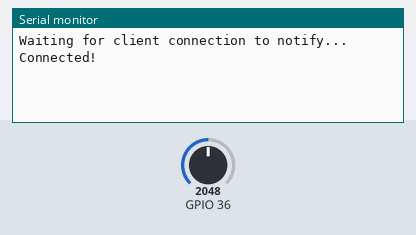
A sketch run on a simulated ESP32. Parts: the last lines printed to the serial monitor. Inputs (shaded band) come from the test bench; at power-on: GPIO 36 = 2048. Nothing arrives over Bluetooth unless stated; a phone connects over Bluetooth LE 3 s after start.

Above: at 4.2 s.
4.3 s: GPIO 36 set to 491
At 4.9 s:
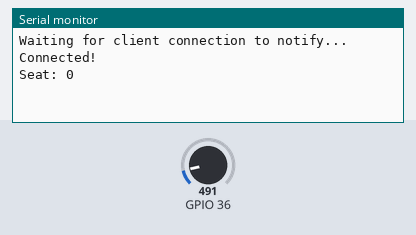
5.8 s: GPIO 36 set to 1228
At 7.2 s:
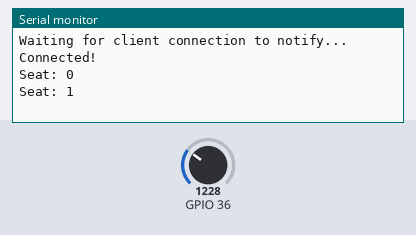

Measured:
- after the input at 4.3 s, the serial monitor: prints a new line at once (image 1)
- after the input at 5.8 s, the serial monitor: prints a new line at once (image 2)

The sketch:

Cydio_ESP32.ino
```cpp
#include <BLEDevice.h>
#include <BLEServer.h>
#include <BLEUtils.h>
#include <BLE2902.h>

BLEServer* pServer = NULL;
BLECharacteristic* pCharacteristic = NULL;
bool deviceConnected = false;
bool oldDeviceConnected = false;


#define SERVICE_UUID        "4e218cc7-d49f-4a94-96d9-9e517842ded7"
#define CHARACTERISTIC_UUID "92546bf6-864d-403d-9d95-941b4d34693a"


class MyServerCallbacks: public BLEServerCallbacks {
    void onConnect(BLEServer* pServer) {
      deviceConnected = true;
    };

    void onDisconnect(BLEServer* pServer) {
      deviceConnected = false;
    }
};


void setup() {
  Serial.begin(115200);

  // Create the BLE Device
  BLEDevice::init("Cydio");

  // Create the BLE Server
  pServer = BLEDevice::createServer();
  pServer->setCallbacks(new MyServerCallbacks());

  // Create the BLE Service
  BLEService *pService = pServer->createService(SERVICE_UUID);

  // Create a BLE Characteristic
  pCharacteristic = pService->createCharacteristic(
                      CHARACTERISTIC_UUID,
                      BLECharacteristic::PROPERTY_READ   |
                      BLECharacteristic::PROPERTY_WRITE  |
                      BLECharacteristic::PROPERTY_NOTIFY |
                      BLECharacteristic::PROPERTY_INDICATE
                    );

  // Create a BLE Descriptor
  pCharacteristic->addDescriptor(new BLE2902());

  // Start the service
  pService->start();

  // Start advertising
  BLEAdvertising *pAdvertising = BLEDevice::getAdvertising();
  pAdvertising->addServiceUUID(SERVICE_UUID);
  pAdvertising->setScanResponse(false);
  pAdvertising->setMinPreferred(0x0);  // set value to 0x00 to not advertise this parameter
  BLEDevice::startAdvertising();
  Serial.println("Waiting for client connection to notify...");
}

int seatSensor = 0;
int prevSeatStat = -1;
uint8_t seatStat = 0;
int thresholdSeatLevel = 500; // light threshold

void loop() {
  // read LDR value
  seatSensor = analogRead(A0);
  if (seatSensor > thresholdSeatLevel) {
    seatStat = 1;
  } else {
    seatStat = 0;
  }
  // notify changed value
  if (deviceConnected) {
    if (prevSeatStat != seatStat) {
      pCharacteristic->setValue((uint8_t*)&seatStat, 4);
      pCharacteristic->notify();
      Serial.print("Seat: ");
      Serial.println(seatStat);
      delay(10);
    }
  }
  // disconnecting
  if (!deviceConnected && oldDeviceConnected) {
      delay(500); // give the bluetooth stack the chance to get things ready
      pServer->startAdvertising(); // restart advertising
      Serial.println("start advertising");
      oldDeviceConnected = deviceConnected;
  }
  // connecting
  if (deviceConnected && !oldDeviceConnected) {
      // do stuff here on connecting
      oldDeviceConnected = deviceConnected;
      Serial.println("Connected!");
  }
  prevSeatStat = seatStat;
}
```
